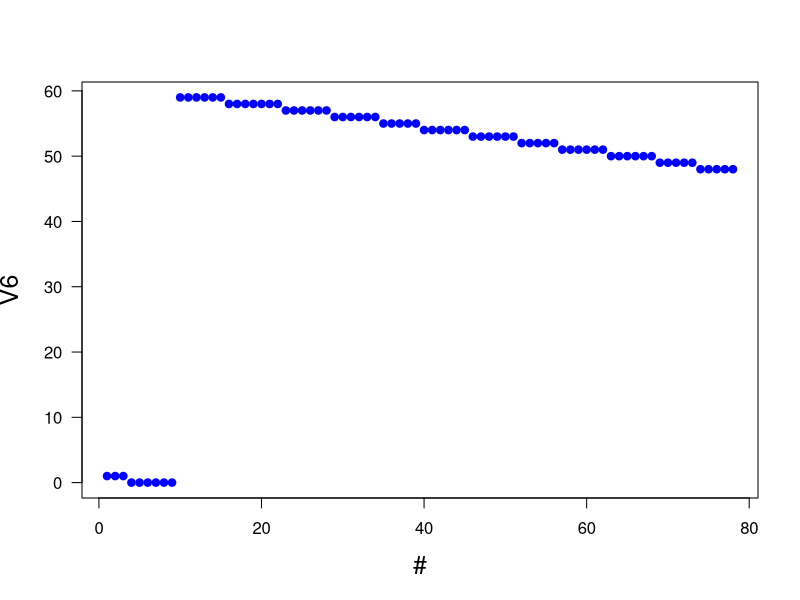

Here is the R script that generated this plot:
print('file: ReadTable220315.R')
print(date())
# --------------------------------------------------------------
  out = read.table('t130322r.txt',header=FALSE)

# > names(out)
# [1] "V1" "V2" "V3" "V4" "V5" "V6" "V7"
  
  # > head(out)
  # V1 V2 V3 V4 V5 V6  V7
  # 1 2022  3 13 13 18  1 674
  # 2 2022  3 13 13 21  1 674
  # 3 2022  3 13 13 24  1 679
  # 4 2022  3 13 13 27  0 674
  # 5 2022  3 13 13 30  0 671
  # 6 2022  3 13 13 33  0 669
  
  # > tail(out)
  # V1 V2 V3 V4 V5 V6 V7
  # 73 2022  3 13 16 53 49 24
  # 74 2022  3 13 16 56 48 24
  # 75 2022  3 13 16 59 48 24
  # 76 2022  3 13 17  2 48 23
  # 77 2022  3 13 17  5 48 22
  # 78 2022  3 13 17  8 48 21
  
  year = out$V1
  month = out$V2
  V3 = out$V3
  V4 = out$V4
  V5 = out$V5
  V6 = out$V6
  plot(V6,type='p',lwd=4,col='blue',xlab='#',ylab='V6',las=1,cex=0.6,cex.lab=1.5)
  
  
